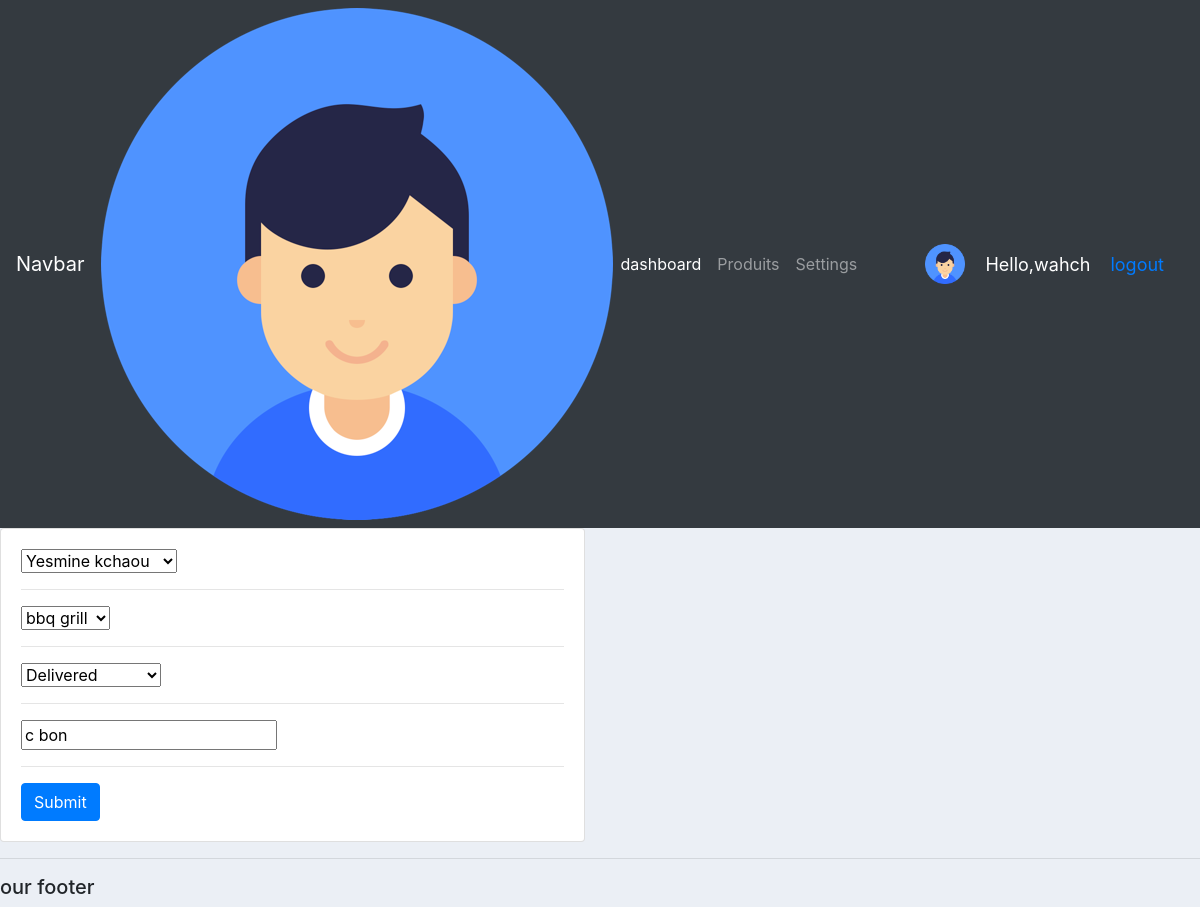
The page /update_order/2/ (signed in) on the database its author committed.
### accounts/models.py (models this page shows, shortened)
class customer(models.Model):
    user = models.OneToOneField(User , null=True , blank=True ,  on_delete=models.CASCADE)
    name = models.CharField(max_length=200 , null=True)
    phone = models.CharField(max_length=200 , null=True)
    email = models.CharField(max_length=200 , null=True)
    profile_pic = models.ImageField(default='profile1.png' ,  null=True , blank=True)
    date_created = models.DateTimeField(auto_now_add=True , null=True)
    def __str__(self):
        return self.name

class Order(models.Model):
    STATUS =(
        ('Pending','Pending') ,
        ('Out for delivery','Out for delivery') ,
        ('Delivered','Delivered') ,
    )
    Costumer = models.ForeignKey(customer,null=True,on_delete=models.SET_NULL)
    product  = models.ForeignKey(Product,null=True,on_delete=models.SET_NULL)
    date_created = models.DateTimeField(auto_now_add=True , null=True)
    status = models.CharField(max_length=200 , null=True , choices=STATUS)
    note = models.CharField(max_length=1000 , null=True )

### accounts/decorators.py (the view)
        def wrapper_func(request,*args,**kwargs):
            group = None
            if request.user.groups.exists():
                group = request.user.groups.all()[0].name
            if group in allowed_roles:
               return view_func(request,*args,**kwargs)
            else:
                return HttpResponse('non autorise')

### accounts/forms.py
class OrderForm(ModelForm):
    class Meta:
        model = Order
        fields = '__all__'

### accounts/models.py (called while the page is built)
    def __str__(self):
        return self.name

### accounts/views.py (called while the page is built)
@login_required(login_url='login')
@allowed_users(allowed_roles=['admin'])
def updateOrder(request,pk):
     order = Order.objects.get(id=pk)
     formset = OrderForm(instance=order)
     if request.method == 'POST' :
           formset = OrderForm(request.POST,instance=order)
           if formset.is_valid():
                formset.save()
                return redirect('/')
     context = {'formset':formset}
     return render(request,'accounts/order_form.html',context)

### accounts/templates/accounts/order_form.html (shortened to what this page needs)
{% extends 'accounts/main.html'%}
{% block content %}
<div class="row">
    <div class="col-md-6">
        <div class="card card-body">
<form action="" method="post">
    {% for form in formset %}
        {{form}}
        <hr>
    {% endfor %}
<input class="btn btn-primary" type="submit" name="Submit">
</form>
        </div>
    </div>
</div>
{% endblock %}

### accounts/templates/accounts/navbar.html (shortened to what this page needs)
{% load static %}
<nav class="navbar navbar-expand-lg navbar-dark bg-dark">
    <a class="navbar-brand" href="{% url 'home' %}">Navbar</a>
    <img src="{% static 'images/profile1.png'%}" alt="">
    <div class="collapse navbar-collapse" id="navbarNav">
      <ul class="navbar-nav">
        {% if request.user.is_staff%}
        <li class="nav-item active">
          <a class="nav-link" href="{% url 'home' %}">dashboard </a>
        </li>
        {% endif %}
        <li class="nav-item">
          <a class="nav-link" href="{% url 'produit'  %}">Produits</a>
        </li>
        <li class="nav-item">
          <a class="nav-link" href="{% url 'account'  %}">Settings</a>
        </li>
      </ul>
    </div>
    <span class="hello-msg"><img class="profile-pic" src="{{request.user.customer.profile_pic.url	}}" ></span>
    <span class="hello-msg"> Hello,{{request.user}} </span>
    <span class="hello-msg"><a href="{% url 'logout'%}">logout</a></span>
  </nav>

### static/css/main.css (style rules this page uses)
body { background-color: #ebeff5; }

### accounts/templates/accounts/navbar.html (style rules this page uses)
.hello-msg { font-size: 18PX; color: #fff; margin-right:20PX ; }
.navbar .profile-pic { width: 40px; height: 40px; }

### rows shown on the page
Order: formset "Yesmine kchaou" "bbq grill" "Delivered" "c bon"

### other values the page prints
{{ request.user }} "wahch"
